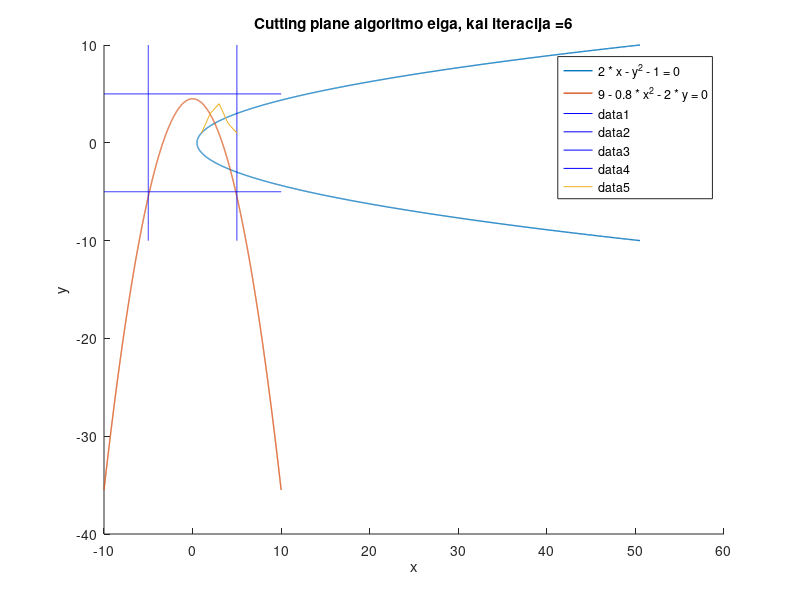

Write MATLAB code to recreate this figure.
clear all
close all


x = -10:0.01:10;
xx = -10:0.01:10;
% plotting boundaries
% Y1 = sqrt(2.*x - 1);
Y2 = (9 - 0.8*(x.^2)) ./ 2;


figure

hold on
plot((x.^2 + 1) / 2, x,'LineWidth',1); % pirmas constraint
plot(x, Y2,'LineWidth',1);

legend('2 * x - y^2 - 1 = 0', '9 - 0.8 * x^2 - 2 * y = 0');
xlabel('x');
ylabel('y');
plot(x, 5*ones(size(x)), 'b');
plot(x, -5*ones(size(x)), 'b');
plot(5*ones(size(x)), x, 'b');
plot(-5*ones(size(x)), x, 'b');

% f(x,y) = -x - y
% subject to 2x - y^2 - 1 >= 0
% and 9 - 0.8*x^2 - 2y >= 0

% linearization of constraints
% new constraints -5 <= x <= 5 , -5 <= y <= 5
x_min = -500; x_max = 500;
y_min = -500; y_max = 500;


% Iterate while most demaged function is more than EPS
EPS = 1e-5;
f = [1; 1];
A =  [];
b = [];
lb = [-5; -5];
ub = [5; 5];
hold on
X = [0,0];
ITER = 6;
str =strcat('Cutting plane algoritmo eiga, kai iteracija = ', int2str(ITER));
title(str)
oldpnt=X;
polygon_x = [10
             10
          -10
          -10];
polygon_y = [10
             -10
             10
             -10];
hull = convhull(polygon_x, polygon_y);
plot(hull);

return;
         
for i = 1:500
    [x,fval,exitflag,output,lambda] = linprog(f,A,b,[],[],lb,ub);
    x
    X = x;
    val1 = g1(X);
    val2 = g2(X);
    minval = min(val1, val2);
    if(abs(minval) < EPS)
        break;
    end
    % stuff
    if(g1(X) < g2(X))
        [grad_x, grad_y] = grad_g1(X);
        A = [A; -grad_x -grad_y];
        b = [b g1(X)-X(1)*grad_x-X(2)*grad_y];
        
        % Draw line
        
        %get two points :( sad
        x_low = -10;
        x_high = 10;
        
        pnt1 = [x_low, (-g1(X) -grad_x.*(x_low-X(1)) + grad_y*X(2))./grad_y]; 
        pnt2 = [x_high, (-g1(X) -grad_x.*(x_high-X(1)) + grad_y*X(2))./grad_y]; 
        
       if(i ~= ITER)
            pl = plot([pnt1(1), pnt2(1)], [pnt1(2) , pnt2(2)], '--','LineWidth',1, 'color', 'black');
            pl.Color=[0,0,0, 0.14];
       else
            pl = plot([pnt1(1), pnt2(1)], [pnt1(2) , pnt2(2)],'LineWidth',3, 'color', 'green');

       end
        %p1 = plot(xx, (-g1(X) -grad_x.*(xx-X(1)) + grad_y*X(2))./grad_y, 'black');
       
    else
        [grad_x, grad_y] = grad_g2(X);
        A = [A; -grad_x -grad_y];
        b = [b  g2(X)-X(1)*grad_x-X(2)*grad_y]; 
        
        % Draw line
        x_low = -10;
        x_high = 10;
        
        pnt1 = [x_low, (-g2(X) -grad_x.*(x_low-X(1)) + grad_y*X(2))./grad_y]; 
        pnt2 = [x_high, (-g2(X) -grad_x.*(x_high-X(1)) + grad_y*X(2))./grad_y]; 
        
       if(i ~= ITER)
            pl = plot([pnt1(1), pnt2(1)], [pnt1(2) , pnt2(2)], '--','LineWidth',1, 'color', 'black');
            pl.Color=[0,0,0, 0.14];
       else
            pl = plot([pnt1(1), pnt2(1)], [pnt1(2) , pnt2(2)],'LineWidth',3, 'color', 'green');

       end
    end
    if(i == ITER)
        plot(x(1), x(2), 'r*')
    end
    if(i-1==ITER)
        diff = x - oldpnt;
        quiver(oldpnt(1), oldpnt(2), diff(1), diff(2),0, 'magenta', 'LineWidth', 2, 'MaxHeadSize', 3);
        
    end
    oldpnt=x;
end

% f(x,y) = -x -2y
% g1(x,y) = 1 - x^2 - y >= 0
% g2(x,y) = y >= 0
%
% Limits: -2 <= x <= 2
%         -1 <= y <= 2
%
% LPP0 yields X0 = [2; 2]
%
% Linearize g1 at X0: -4x -y >= -5
%
xlim([-10 10])
ylim([-10 10])